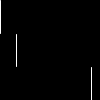
Frame 1 (no input)
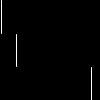
Frame 60 (the mouse pressed at the canvas centre just before this capture)
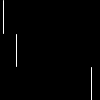
Frame 120 (the mouse held since frame 60 and released just before this capture)

The Processing sketch that drew these frames (run headless with seeded random() and noise(); from frame 60 on, the mouse is pressed at the canvas centre):

// Processing sketch: _04
// ── _04.pde
void setup() {
  size(100, 100);
  stroke(255);
}

void draw() {
  background(0);
  float s = map(second(), 0, 60, 0, 100);
  float m = map(minute(), 0, 60, 0, 100);
  float h = map(hour(), 0, 24, 0, 100);
  line(s, 0, s, 33);
  line(m, 34, m, 66);
  line(h, 67, h, 100);
}
